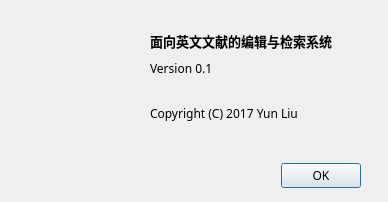
<?xml version="1.0" encoding="UTF-8"?>
<ui version="4.0">
 <class>about_dialog</class>
 <widget class="QDialog" name="about_dialog">
  <property name="geometry">
   <rect>
    <x>0</x>
    <y>0</y>
    <width>388</width>
    <height>202</height>
   </rect>
  </property>
  <property name="font">
   <font>
    <family>微软雅黑</family>
   </font>
  </property>
  <property name="windowTitle">
   <string>关于</string>
  </property>
  <widget class="QDialogButtonBox" name="buttonBox">
   <property name="geometry">
    <rect>
     <x>240</x>
     <y>160</y>
     <width>121</width>
     <height>32</height>
    </rect>
   </property>
   <property name="orientation">
    <enum>Qt::Horizontal</enum>
   </property>
   <property name="standardButtons">
    <set>QDialogButtonBox::Ok</set>
   </property>
  </widget>
  <widget class="QLabel" name="header">
   <property name="geometry">
    <rect>
     <x>150</x>
     <y>30</y>
     <width>201</width>
     <height>21</height>
    </rect>
   </property>
   <property name="font">
    <font>
     <pointsize>10</pointsize>
     <weight>75</weight>
     <bold>true</bold>
    </font>
   </property>
   <property name="text">
    <string>面向英文文献的编辑与检索系统</string>
   </property>
  </widget>
  <widget class="QLabel" name="info">
   <property name="geometry">
    <rect>
     <x>150</x>
     <y>60</y>
     <width>201</width>
     <height>71</height>
    </rect>
   </property>
   <property name="text">
    <string>&lt;html&gt;&lt;head/&gt;&lt;body&gt;&lt;p&gt;Version 0.1&lt;br/&gt;&lt;/p&gt;&lt;p&gt;Copyright (C) 2017 Yun Liu&lt;/p&gt;&lt;/body&gt;&lt;/html&gt;</string>
   </property>
   <property name="alignment">
    <set>Qt::AlignLeading|Qt::AlignLeft|Qt::AlignTop</set>
   </property>
  </widget>
  <widget class="QLabel" name="logo">
   <property name="geometry">
    <rect>
     <x>20</x>
     <y>30</y>
     <width>100</width>
     <height>100</height>
    </rect>
   </property>
   <property name="text">
    <string/>
   </property>
   <property name="pixmap">
    <pixmap resource="res.qrc">:/icon/img/logo.png</pixmap>
   </property>
   <property name="scaledContents">
    <bool>true</bool>
   </property>
  </widget>
 </widget>
 <resources>
  <include location="res.qrc"/>
 </resources>
 <connections>
  <connection>
   <sender>buttonBox</sender>
   <signal>accepted()</signal>
   <receiver>about_dialog</receiver>
   <slot>accept()</slot>
   <hints>
    <hint type="sourcelabel">
     <x>248</x>
     <y>254</y>
    </hint>
    <hint type="destinationlabel">
     <x>157</x>
     <y>274</y>
    </hint>
   </hints>
  </connection>
  <connection>
   <sender>buttonBox</sender>
   <signal>rejected()</signal>
   <receiver>about_dialog</receiver>
   <slot>reject()</slot>
   <hints>
    <hint type="sourcelabel">
     <x>316</x>
     <y>260</y>
    </hint>
    <hint type="destinationlabel">
     <x>286</x>
     <y>274</y>
    </hint>
   </hints>
  </connection>
 </connections>
</ui>
